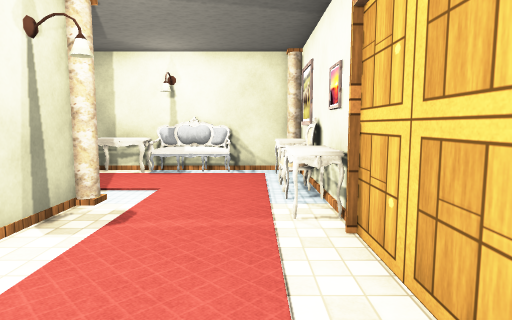
View 1 (above)

14 first-person views from a walk through a scene from a Unity 3-D project. The camera is 1.5 m above the floor, tilts 6° down and sees 75° across. The floor is counted in squares, 1 m on a side. Each view is taken from the middle of a square. On the plan, view 1 faces up. The plan holds only what a view shows up to about 15 squares ahead; the rest is blank. Some surface patterns are stand-ins.

View 2
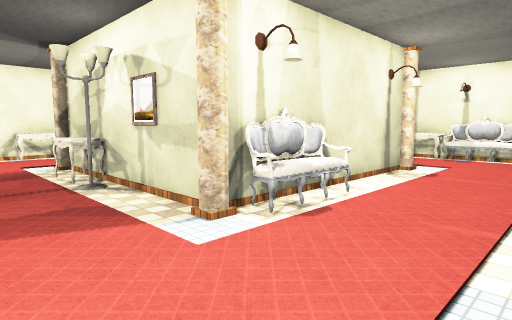

View 3
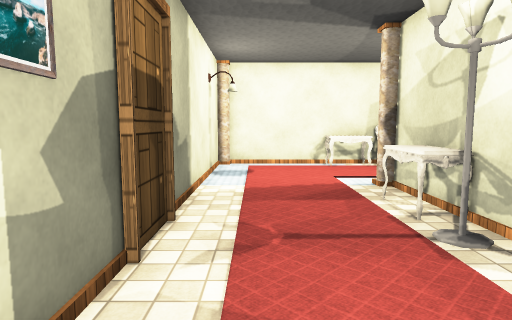

View 4
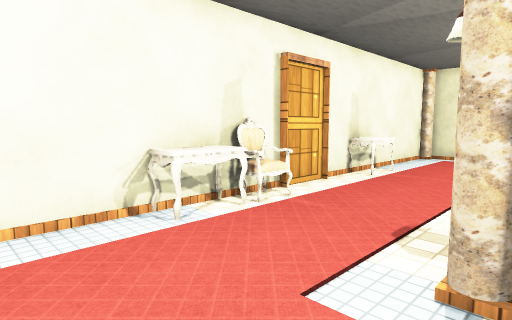

View 5
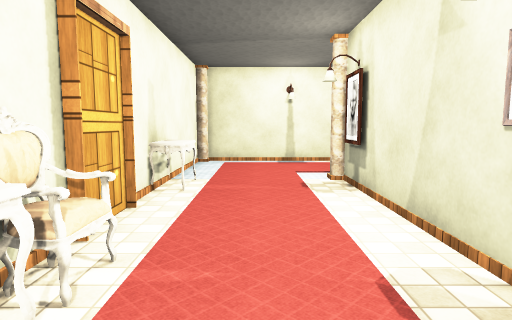

View 6
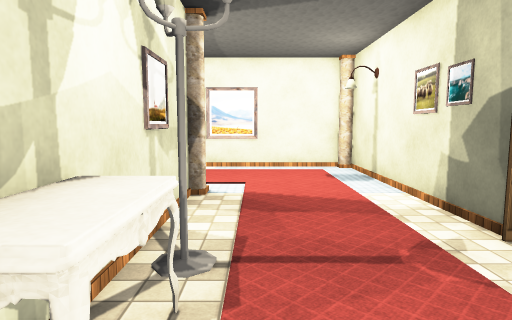

View 7
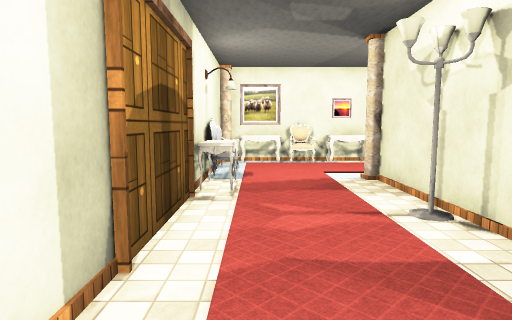

View 8
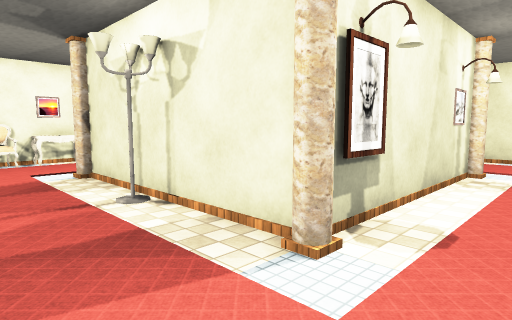

View 9
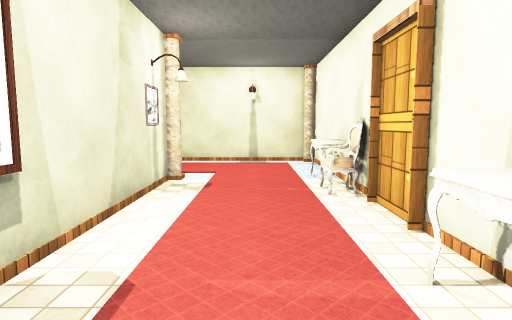

View 10
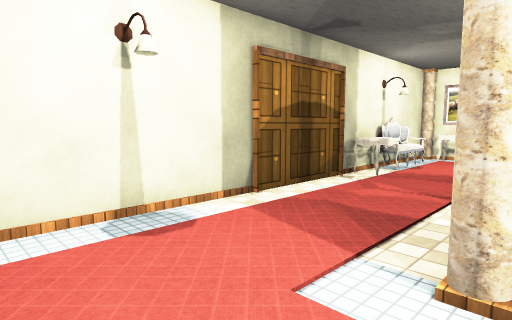

View 11
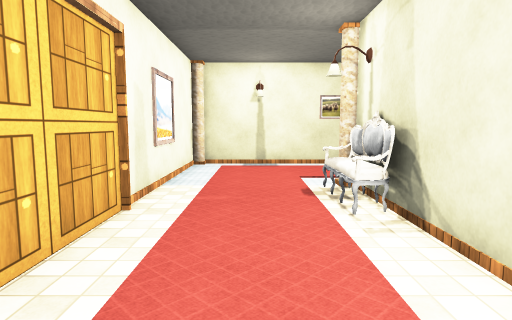

View 12
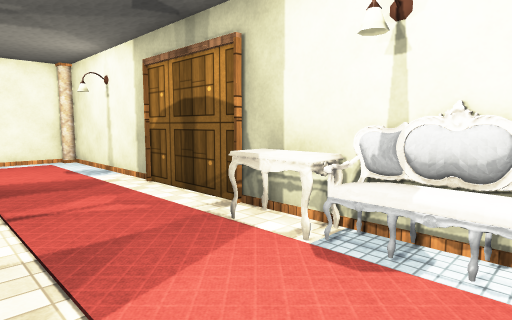

View 13
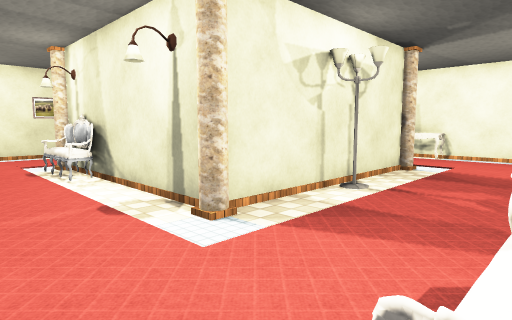

View 14
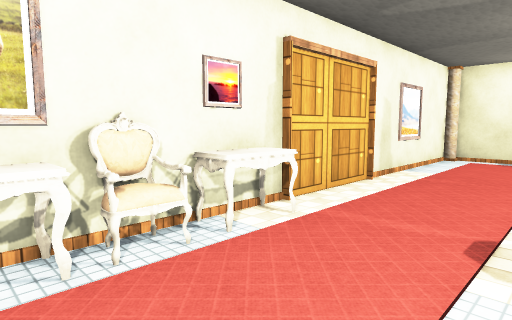

### Floor plan
Points are (right, up) in squares from view 1. A wall is a line through its corners. A room is listed if a view was taken in it or the views show most of it. See-through windows are left out.
Room 1 (views 1, 2, 3, 4, 5, 6, 7, 8, 9, 10, 11, 12, 13, 14)
walls: (-11.5, -1.5) (-11.5, 6.5) (-3.5, 6.5) (-3.5, -1.5) (-11.5, -1.5); (-16.1, -6.5) (1.5, -6.5) (1.5, 0.6); (-16.5, 11.1) (-16.5, -6.2); (1.5, 1) (1.5, 11.2); (1.1, 11.5) (-16.2, 11.5)
objects: pillar (-16, -6); other object (-16, -2) to (-16, -1); other object (-16, 0) to (-16, 1); other object (-16, 5) to (-16, 6); pillar (-16, 11); pillar (-12, -2) to (-11, -1); pillar (-12, 7) to (-11, 7); other object (-10, -2) to (-8, -2); lamp (-7, -2); lamp (-7, 7); other object (-5, 11) to (-4, 11); pillar (-3, -2) to (-3, -1); other object (-3, 0) to (-3, 1); pillar (-3, 6) to (-3, 7); other object (-3, 11) to (-1, 11); pillar (1, -6); other object (1, 5) to (1, 7); other object (1, 8) to (1, 9); other object (1, 10) to (2, 10); pillar (1, 11)

Positions as (right, up) in squares from view 1, and headings:
1: (0, 0), facing up
2: (1, -5), facing up-left
3: (-3, -5), facing left
4: (-11, -5), facing up-left
5: (-14, -3), facing up
6: (-11, -3), facing right
7: (-13, 10), facing right
8: (-14, 10), facing down-right
9: (-14, 8), facing down
10: (-15, 6), facing up-right
11: (-1, 7), facing down
12: (-1, 7), facing up-left
13: (0, 11), facing down-left
14: (-3, 10), facing down-right
